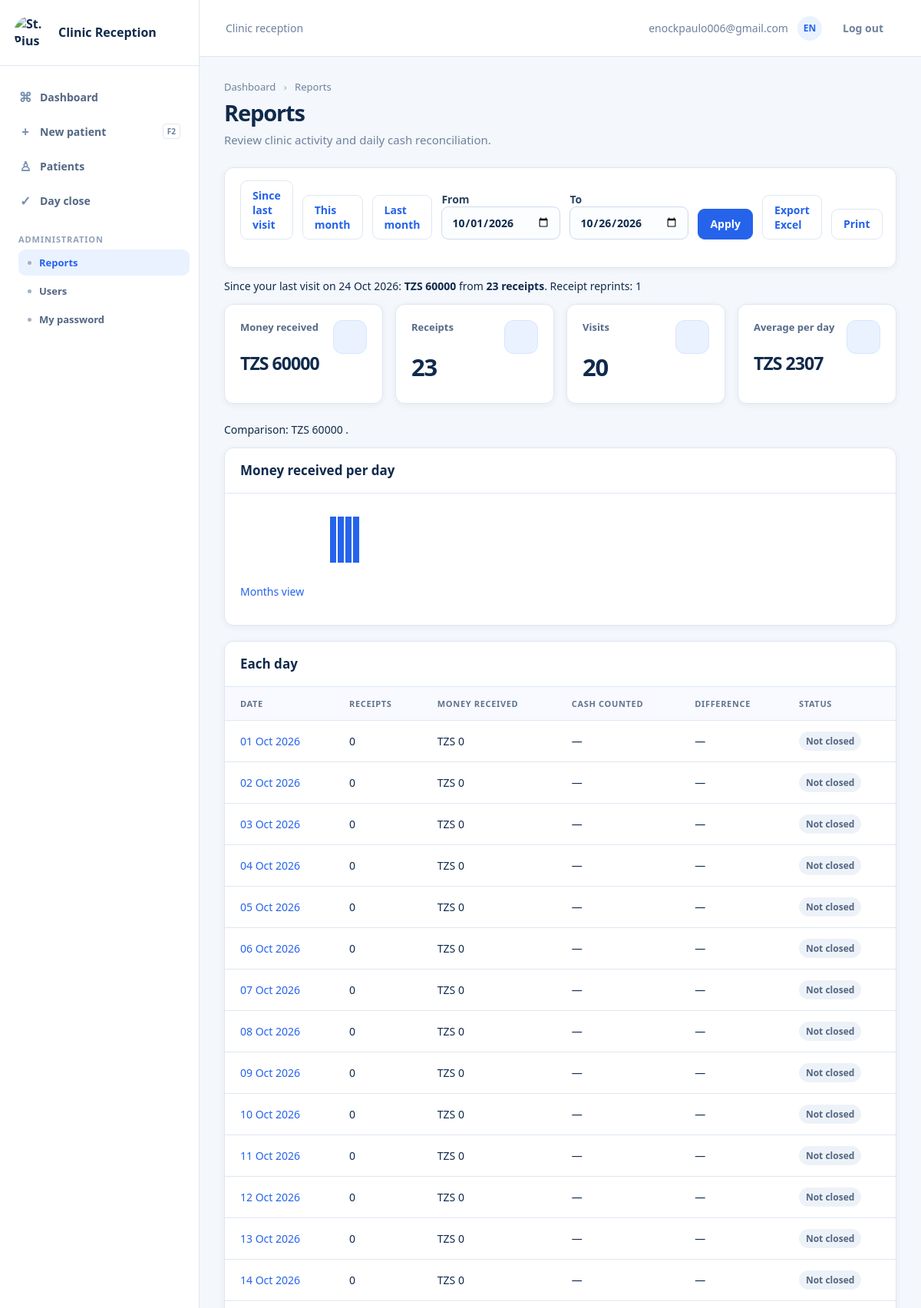
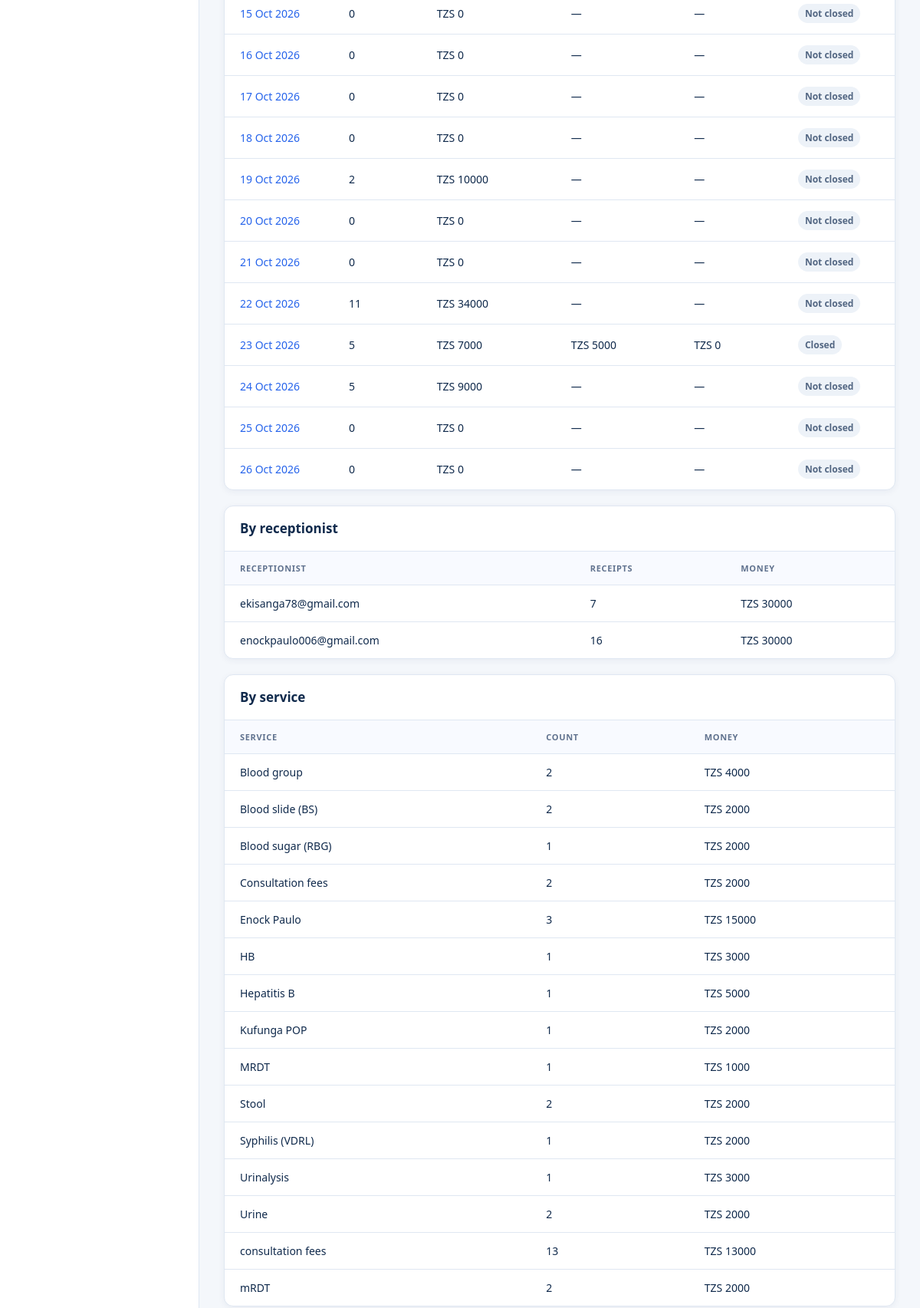
The app's page /reports/?period=month (signed in, upper part) with its own data (2 pictures, top to bottom).
### reception/models.py (models this page shows, shortened)
class ClinicSettings(models.Model):
    last_report_open = models.DateField(null=True, blank=True)
    previous_report_open = models.DateField(null=True, blank=True)

class DayClose(models.Model):
    date = models.DateField(unique=True)
    expected_cash = models.PositiveIntegerField()
    counted_cash = models.PositiveIntegerField()
    difference = models.IntegerField(
        help_text="Counted cash minus expected cash (TZS)"
    )
    closed_by = models.ForeignKey(
        User,
        on_delete=models.PROTECT,
        related_name="+",
    )
    closed_at = models.DateTimeField(auto_now_add=True)
    note = models.CharField(max_length=255, blank=True)

class PaymentItem(models.Model):
    payment = models.ForeignKey(
        Payment,
        on_delete=models.PROTECT,
        related_name="items",
    )
    service = models.ForeignKey(Service, on_delete=models.PROTECT)
    name = models.CharField(max_length=100)
    price = models.PositiveIntegerField()

### reception/views.py (the view)
# urls.py: path("reports/", views.reports, name="reports"),
@owner_required
def reports(request):
    today = timezone.localdate()
    settings_row, _ = ClinicSettings.objects.get_or_create(pk=1)
    if settings_row.last_report_open != today:
        settings_row.previous_report_open = settings_row.last_report_open
        settings_row.last_report_open = today
        settings_row.save(update_fields=["previous_report_open", "last_report_open"])
    if request.GET.get("period") == "month":
        start_date, end_date = today.replace(day=1), today
    elif request.GET.get("period") == "last_month":
        end_date = today.replace(day=1) - timedelta(days=1); start_date = end_date.replace(day=1)
    elif "start" in request.GET or "end" in request.GET:
        start_date, end_date = _report_dates(request)
    else:
        start_date = settings_row.previous_report_open or (today - timedelta(days=6)); end_date = today
    data = report_data(start_date, end_date)
    data["since_last_visit"] = settings_row.previous_report_open
    return render(request, "reception/reports.html", data)

### reception/context_processors.py (called while the page is built)
def clinic_name(request):
    return {"CLINIC_NAME": get_clinic_name(), "is_owner": is_owner(request.user)}

### reception/services.py (called while the page is built)
def is_owner(user):
    return bool(
        user
        and user.is_authenticated
        and (
            user.is_superuser
            or user.groups.filter(name="Owner").exists()
        )
    )

def owner_required(view):
    @login_required
    @wraps(view)
    def wrapped_view(request, *args, **kwargs):
        if not is_owner(request.user):
            raise PermissionDenied("Owner access is required.")
        return view(request, *args, **kwargs)
    return wrapped_view

### reception/templates/reception/reports.html (shortened to what this page needs)
{% extends "reception/base.html" %}
{% block content %}
<div class="page-header">
    <div>
        <div class="breadcrumbs">Dashboard <span>›</span> Reports</div>
        <h1>Reports</h1>
        <p class="page-subtitle">
            Review clinic activity and daily cash reconciliation.
        </p>
    </div>
</div>
<section class="panel no-print">
    <form class="filter-bar" method="get">
        <a class="button button-secondary" href="?">Since last visit</a>
        <a class="button button-secondary" href="?period=month">This month</a>
        <a class="button button-secondary" href="?period=last_month">Last month</a>
        <label>
            From
            <input
                type="date"
                name="start"
                value="{{ start_date|date:'Y-m-d' }}"
            >
        </label>
        <label>
            To
            <input
                type="date"
                name="end"
                value="{{ end_date|date:'Y-m-d' }}"
            >
        </label>
        <button type="submit">Apply</button>
        <a
            class="button button-secondary"
            href="{% url 'reports_export' %}?start={{ start_date|date:'Y-m-d' }}&end={{ end_date|date:'Y-m-d' }}"
        >
            Export Excel
        </a>
        <button
            class="button-secondary"
            type="button"
            onclick="window.print()"
        >
            Print
        </button>
    </form>
</section>
<p>
    Since your last visit{% if since_last_visit %} on {{ since_last_visit|date:"d M Y" }}{% endif %}:
    <strong>TZS {{ revenue_total }}</strong> from
    <strong>{{ receipt_count }} receipts</strong>.
    Receipt reprints:</strong> {{ reprint_count|default:0 }}
</p>
<div class="cards">
    <div class="card">
        <div class="card-label">Money received</div>
        <div class="card-value money">TZS {{ revenue_total }}</div>
    </div>
    <div class="card">
        <div class="card-label">Receipts</div>
        <div class="card-value">{{ receipt_count }}</div>
    </div>
    <div class="card">
        <div class="card-label">Visits</div>
        <div class="card-value">{{ visit_count }}</div>
    </div>
    <div class="card">
        <div class="card-label">Average per day</div>
        <div class="card-value money">TZS {{ average_per_day }}</div>
    </div>
</div>
<p>
    Comparison: TZS {{ revenue_difference }}
    .
</p>
<section class="panel">
    <div class="panel-head">
        <h2>Money received per {{ grouping }}</h2>
    </div>
    <div class="panel-body">
        <svg
            width="100%"
            height="80"
            viewBox="0 0 600 80"
            aria-label="Revenue chart"
        >
            {% for row in chart_rows %}
                <rect
                    x="{{ forloop.counter0 }}0"
                    y="10"
                    width="8"
                    height="60"
                    fill="#2563eb"
                ></rect>
            {% endfor %}
        </svg>
        <p>
            <a href="?start={{ start_date|date:'Y-m-d' }}&end={{ end_date|date:'Y-m-d' }}&view=months">
                Months view
            </a>
        </p>
    </div>
</section>
<section class="panel" style="margin-top:20px">
    <div class="panel-head">
        <h2>Each day</h2>
    </div>
    <div class="panel-body flush">
        <table>
            <thead>
                <tr>
                    <th>Date</th>
                    <th>Receipts</th>
                    <th>Money received</th>
                    <th>Cash counted</th>
                    <th>Difference</th>
                    <th>Status</th>
                </tr>
            </thead>
            <tbody>
                {% for row in each_day %}
                    <tr>
                        <td>
                            <a href="{% url 'report_day' row.day|date:'Y-m-d' %}">
                                {{ row.day|date:"d M Y" }}
                            </a>
                        </td>
                        <td>{{ row.receipts }}</td>
                        <td>TZS {{ row.revenue }}</td>
                        <td>
                            {% if row.close %}
                                TZS {{ row.close.counted_cash }}
                            {% else %}
                                —
                            {% endif %}
                        </td>
                        <td>
                            {% if row.difference != None %}
                                TZS {{ row.difference }}
                            {% else %}
                                —
                            {% endif %}
                        </td>
                        <td>
                            <span class="badge">{{ row.status }}</span>
                        </td>
                    </tr>
                {% empty %}
                    <tr>
                        <td colspan="6">No report data for this period.</td>
                    </tr>
                {% endfor %}
            </tbody>
        </table>
    </div>
</section>
<section class="panel" style="margin-top:20px">
    <div class="panel-head">
        <h2>By receptionist</h2>
    </div>
    <div class="panel-body flush">
        <table>
            <thead>
                <tr>
                    <th>Receptionist</th>
                    <th>Receipts</th>
                    <th>Money</th>
                </tr>
            </thead>
            <tbody>
                {% for row in receptionist_rows %}
                    <tr>
                        <td>{{ row.received_by__username }}</td>
                        <td>{{ row.count }}</td>
                        <td>TZS {{ row.revenue }}</td>
                    </tr>
                {% empty %}
                    <tr>
                        <td colspan="3">No receptionist activity for this period.</td>
                    </tr>
                {% endfor %}
            </tbody>
        </table>
    </div>
</section>
<section class="panel" style="margin-top:20px">
    <div class="panel-head">
        <h2>By service</h2>
    </div>
    <div class="panel-body flush">
        <table>
            <thead>
                <tr>
                    <th>Service</th>
                    <th>Count</th>
                    <th>Money</th>
                </tr>
            </thead>
            <tbody>
                {% for row in service_rows %}
                    <tr>
                        <td>{{ row.name }}</td>
                        <td>{{ row.count }}</td>
                        <td>TZS {{ row.revenue }}</td>
                    </tr>
                {% empty %}
                    <tr>
                        <td colspan="3">No services recorded for this period.</td>
                    </tr>
                {% endfor %}
            </tbody>
        </table>
    </div>
</section>
{% endblock %}

### reception/templates/reception/base.html (shortened to what this page needs)
<!doctype html>
{% load static %}
<html lang="en">
<head>
    <link rel="stylesheet" href="{% static 'css/app.css' %}">
</head>
<body>
    <div class="app-shell">
        <aside class="sidebar">
            <a class="brand" href="{% url 'dashboard' %}">
                <img
                    class="brand-logo"
                    src="{% static 'images/st-pius-logo.png' %}"
                    alt="St. Pius Dispensary logo"
                >
                <span class="brand-name">{{ CLINIC_NAME }}</span>
            </a>
            <nav class="nav" aria-label="Main navigation">
                <a
                    class="nav-link {% if request.resolver_match.url_name == 'dashboard' %}active{% endif %}"
                    href="{% url 'dashboard' %}"
                >
                    <span class="nav-icon">⌘</span>
                    Dashboard
                </a>
                <a
                    id="new-patient-link"
                    class="nav-link {% if request.resolver_match.url_name == 'visit_new' %}active{% endif %}"
                    href="{% url 'visit_new' %}"
                >
                    <span class="nav-icon">+</span>
                    New patient
                    <kbd>F2</kbd>
                </a>
                <a
                    class="nav-link {% if request.resolver_match.url_name == 'patient_list' or request.resolver_match.url_name == 'patient_detail' %}active{% endif %}"
                    href="{% url 'patient_list' %}"
                >
                    <span class="nav-icon">♙</span>
                    Patients
                </a>
                <a
                    class="nav-link {% if request.resolver_match.url_name == 'day_close' %}active{% endif %}"
                    href="{% url 'day_close' %}"
                >
                    <span class="nav-icon">✓</span>
                    Day close
                </a>
                {% if is_owner %}
                    <div class="nav-group">Administration</div>
                    <a
                        class="nav-sub {% if request.resolver_match.url_name == 'reports' or request.resolver_match.url_name == 'report_day' %}active{% endif %}"
                        href="{% url 'reports' %}"
                    >
                        Reports
                    </a>
                    <a
                        class="nav-sub {% if request.resolver_match.url_name == 'user_list' or request.resolver_match.url_name == 'user_new' %}active{% endif %}"
                        href="{% url 'user_list' %}"
                    >
                        Users
                    </a>
                {% endif %}
                <a
                    class="nav-sub {% if request.resolver_match.url_name == 'account_password' %}active{% endif %}"
                    href="{% url 'account_password' %}"
                >
                    My password
                </a>
            </nav>
        </aside>
        <section class="shell">
            <header class="topbar">
                <div class="topbar-crumb">
                    {% block topbar %}Clinic reception{% endblock %}
                </div>
                <div class="topbar-user">
                    <span>{{ user.get_username }}</span>
                    <span class="avatar avatar-small">
                        {{ user.get_username|slice:':2'|upper }}
                    </span>
                    <form method="post" action="{% url 'logout' %}">
                        <button class="logout" type="submit">
                            Log out
                        </button>
                    </form>
                </div>
            </header>
            <main>
                {% block content %}{% endblock %}
            </main>
        </section>
    </div>
</body>
</html>

### records on screen
ClinicSettings: end "10/26/2026", previous_report_open "24 Oct 2026"
DayClose: day "23 Oct 2026", receipts "5", revenue "7000", close.counted_cash "5000", difference "0", status "Closed"
PaymentItem: name "Blood sugar (RBG)", count "1", revenue "2000"
PaymentItem: name "Hepatitis B", count "1", revenue "5000"
PaymentItem: name "Kufunga POP", count "1", revenue "2000"
PaymentItem: name "Syphilis (VDRL)", count "1", revenue "2000"
PaymentItem: name "Urinalysis", count "1", revenue "3000"

### other values on screen
{{ CLINIC_NAME }} "Clinic Reception"
{{ user.get_username }} "enockpaulo006@gmail.com"
{{ user.get_username|slice:':2'|upper }} "EN"
{{ revenue_total }} "60000"
{{ receipt_count }} "23"
{{ reprint_count|default:0 }} "1"
{{ visit_count }} "20"
{{ average_per_day }} "2307"
{{ revenue_difference }} "60000"
{{ grouping }} "day"
{{ row.day|date:"d M Y" }} "01 Oct 2026" "02 Oct 2026" "03 Oct 2026" "04 Oct 2026" "05 Oct 2026" "06 Oct 2026" "07 Oct 2026" "08 Oct 2026" "09 Oct 2026" "10 Oct 2026" "11 Oct 2026" "12 Oct 2026" "13 Oct 2026" "14 Oct 2026" "15 Oct 2026" "16 Oct 2026" "17 Oct 2026" "18 Oct 2026" "19 Oct 2026" "20 Oct 2026" "21 Oct 2026" "22 Oct 2026" "24 Oct 2026" "25 Oct 2026" "26 Oct 2026"
{{ row.receipts }} "0" "0" "0" "0" "0" "0" "0" "0" "0" "0" "0" "0" "0" "0" "0" "0" "0" "0" "2" "0" "0" "11" "5" "0" "0"
{{ row.revenue }} "0" "0" "0" "0" "0" "0" "0" "0" "0" "0" "0" "0" "0" "0" "0" "0" "0" "0" "10000" "0" "0" "34000" "9000" "0" "0"
{{ row.status }} "Not closed" "Not closed" "Not closed" "Not closed" "Not closed" "Not closed" "Not closed" "Not closed" "Not closed" "Not closed" "Not closed" "Not closed" "Not closed" "Not closed" "Not closed" "Not closed" "Not closed" "Not closed" "Not closed" "Not closed" "Not closed" "Not closed" "Not closed" "Not closed" "Not closed"
{{ row.received_by__username }} "ekisanga78@gmail.com" "enockpaulo006@gmail.com"
